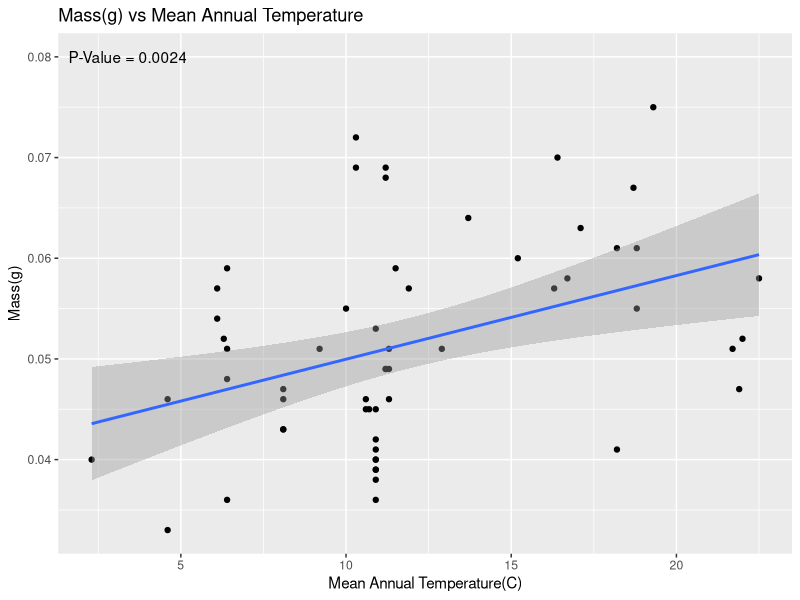
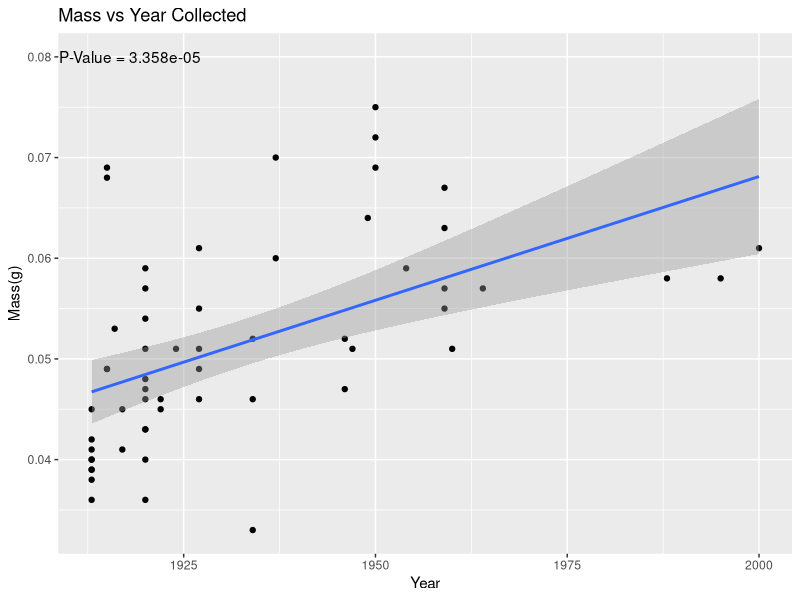
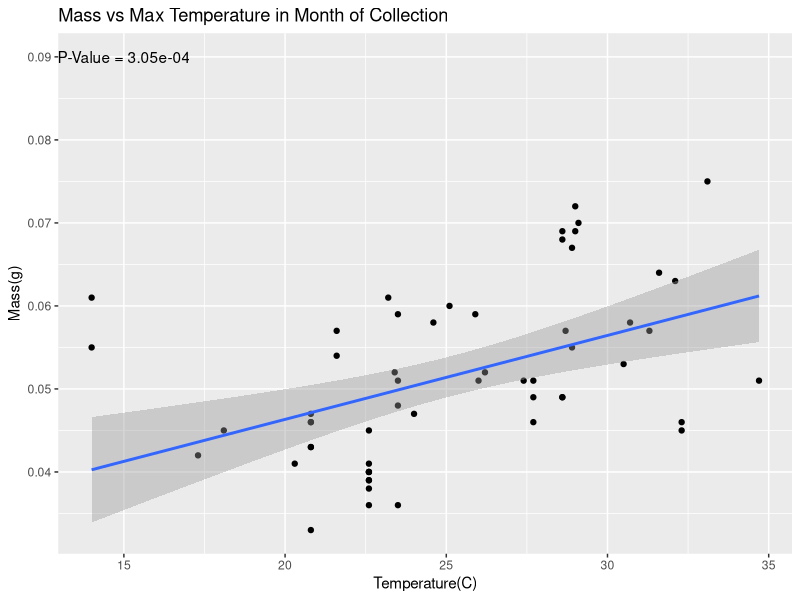
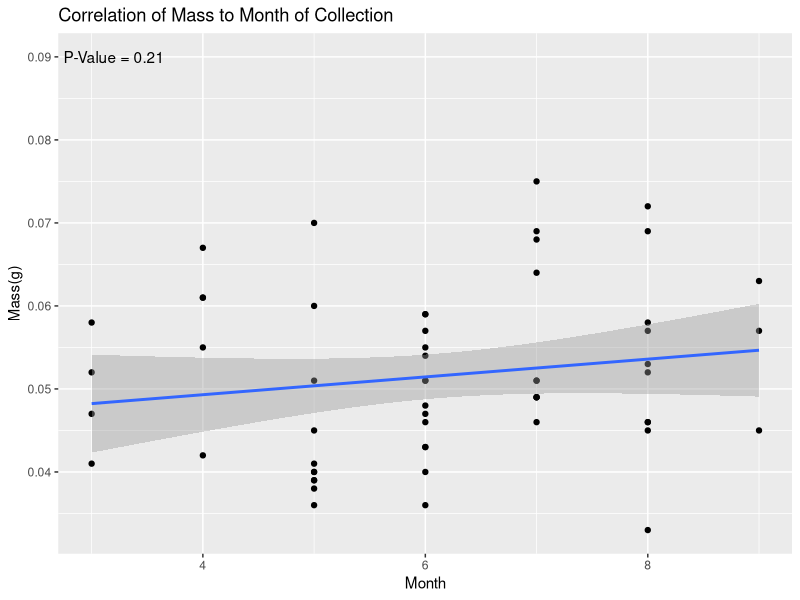
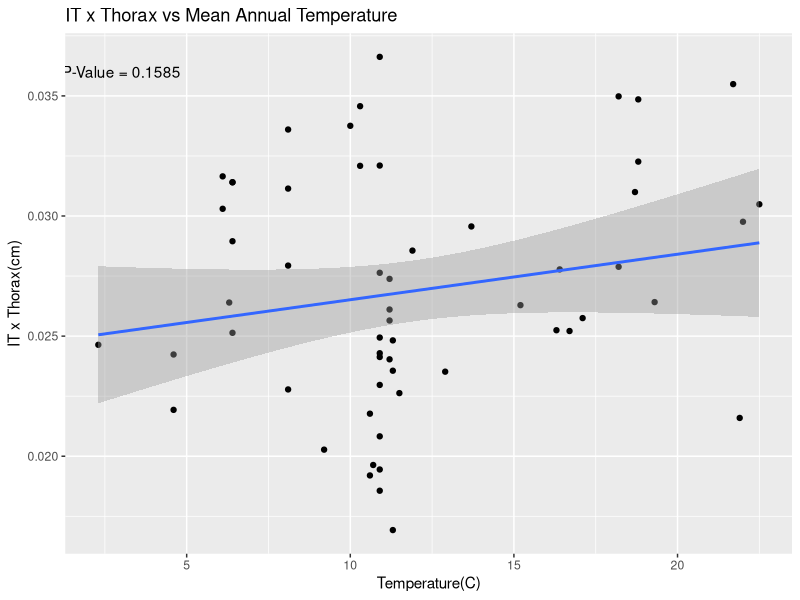
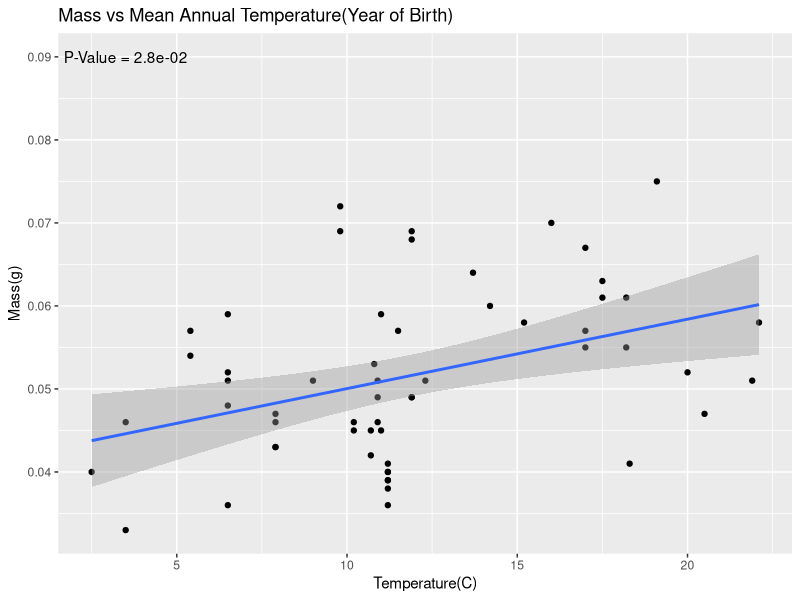
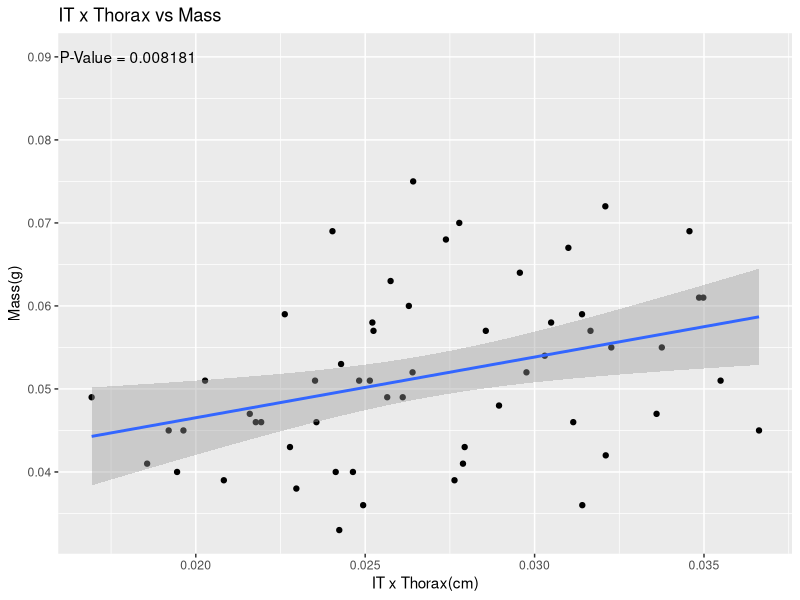
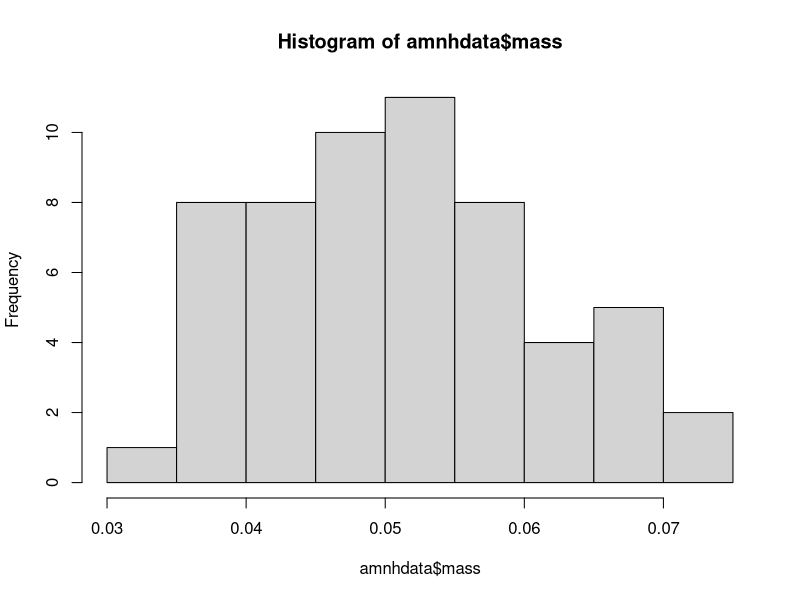

Write the R code that produced these figures, in order. (Note: this script raises an error after producing the figures.)
install.packages("tidyverse")
install.packages("here")
library(readxl)
library(tidyverse)
library(here)
amnhdata <- read_excel(here("data", "amnhsize.xlsx"))
############################################################
massvsmmat <- ggplot(data = amnhdata, aes(x = meanmat, y = mass)) 

massvsmmat + geom_point() + geom_smooth(method = "lm") + 
  annotate("text", x = 3.4, y = .08, label = "P-Value = 0.0024") + labs(
  x = "Mean Annual Temperature(C)",
  y = "Mass(g)",
  title = "Mass(g) vs Mean Annual Temperature"
)
lmMassvsmmat <- lm(mass ~ meanmat, data = amnhdata) 
summary(lmMassvsmmat)
###########################################################
massvsyear <- ggplot(data = amnhdata, aes(x = year, y = mass))
massvsyear + geom_point() + geom_smooth(method = "lm") +
annotate("text", x = 1918, y = 0.08, label = "P-Value = 3.358e-05") + labs(
  x = "Year",
  y = "Mass(g)",
  title = "Mass vs Year Collected"
)
lmMassvsyear <- lm(mass ~ year, data = amnhdata)
summary(lmMassvsyear)
###########################################################
massvsmaxt <- ggplot(data = amnhdata, aes(x = maxt, y = mass))
massvsmaxt + geom_point() + geom_smooth(method = "lm") + 
  annotate("text", x = 15, y = 0.09, label = "P-Value = 3.05e-04") + labs(
  x = "Temperature(C)",
  y = "Mass(g)",
  title = "Mass vs Max Temperature in Month of Collection"
)
lmMassvsmaxt <- lm(mass ~ maxt, data = amnhdata)
summary(lmMassvsmaxt)
###########################################################
massvsmonth <- ggplot(data = amnhdata, aes(x = month, y = mass))
massvsmonth + geom_point() + geom_smooth(method = "lm") + 
  annotate("text", x = 3.2, y = 0.09, label = "P-Value = 0.21") + labs(
  x = "Month",
  y = "Mass(g)",
  title = "Correlation of Mass to Month of Collection"
)
lmMassvsmonth <- lm(mass ~ month, data = amnhdata)
summary(lmMassvsmonth)
###########################################################
itxthoraxvsmmat <- ggplot(data = amnhdata, aes(x = meanmat, y = itxthorax))
itxthoraxvsmmat + geom_point() + geom_smooth(method = "lm") + 
  annotate("text", x = 3, y = 0.036, label = "P-Value = 0.1585") + labs(
  x = "Temperature(C)",
  y = "IT x Thorax(cm)",
  title = "IT x Thorax vs Mean Annual Temperature"
)
lmItxthoraxvsmmat <- lm(itxthorax ~ meanmat, data = amnhdata)
summary(lmItxthoraxvsmmat)
##########################################################
massvsmatybc <- ggplot(data = amnhdata, aes(x = matybc, y = mass))
massvsmatybc + geom_point() + geom_smooth(method = "lm") + 
  annotate("text", x = 3.5, y = 0.09, label = "P-Value = 2.8e-02") + labs(
  x = "Temperature(C)",
  y = "Mass(g)",
  title = "Mass vs Mean Annual Temperature(Year of Birth)"
)
lmMassvsmatybc <- lm(mass ~ matybc, data = amnhdata)
summary(lmMassvsmatybc)
##########################################################
itxthoraxvsmass <- ggplot(data = amnhdata, aes(x = itxthorax, y = mass))
itxthoraxvsmass + geom_point() + geom_smooth(method = "lm") + 
  annotate("text", x = 0.018, y = .09, label = "P-Value = 0.008181")+ labs(
  x = "IT x Thorax(cm)",
  y = "Mass(g)",
  title = "IT x Thorax vs Mass"
)
lmitxthoraxvsmass <- lm(itxthorax ~ mass, data = amnhdata)
summary(lmitxthoraxvsmass) 
############################################################
head(amnhdata, 5)
hist(amnhdata$mass)
lines(density(amnhdata$mass), col = 'green', lwd = 1)
############################################################
qqnorm(amnhdata$mass, pch = 1, frame = FALSE) 
qqline(amnhdata$mass, col = "green", lwd = 2)
###########################################################
logData <- log10(amnhdata$mass)
hist(logData)
lines(density(logData), col = "green", lwd = 2)
############################################################
mod1 <- lm(amnhdata$mass ~ amnhdata$meanmat)
plot(mod1)
